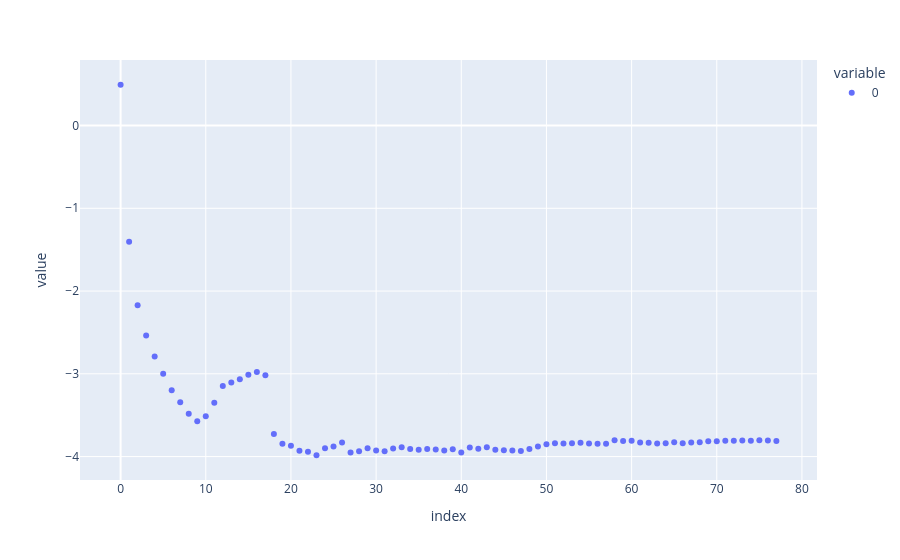

The notebook cell saved with this chart:
### Code cell
power_heat = []
for i in range(70, 88):
    x, y = q, I_array_heat[i] - bkg
    p, cov = curve_fit(power, x[(x > 0.18) * (x < 0.25)], y[(x > 0.18) * (x < 0.25)])
    power_heat.append(p[1])
    
for i in range(len(I_array_iso)):
    x, y = q, I_array_iso[i] - bkg
    p, cov = curve_fit(Spower, x[(x > 0.18) * (x < 0.25)], y[(x > 0.18) * (x < 0.25)])
    power_heat.append(p[1])
px.scatter(power_heat)

### Figure 1 — Plotly figure (JSON) as saved in the notebook; plotly's stock layout.template omitted (floating-point values rounded to 4 significant figures)
{"data": [{"hovertemplate": "variable=0<br>index=%{x}<br>value=%{y}<extra></extra>", "legendgroup": "0", "marker": {"color": "#636efa", "symbol": "circle"}, "mode": "markers", "name": "0", "orientation": "v", "showlegend": true, "type": "scatter", "x": [0, 1, 2, 3, 4, 5, 6, 7, 8, 9, 10, 11, 12, 13, 14, 15, 16, 17, 18, 19, 20, 21, 22, 23, 24, 25, 26, 27, 28, 29, 30, 31, 32, 33, 34, 35, 36, 37, 38, 39, 40, 41, 42, 43, 44, 45, 46, 47, 48, 49, 50, 51, 52, 53, 54, 55, 56, 57, 58, 59, 60, 61, 62, 63, 64, 65, 66, 67, 68, 69, 70, 71, 72, 73, 74, 75, 76, 77], "xaxis": "x", "y": [0.4927, -1.405, -2.173, -2.537, -2.791, -2.998, -3.199, -3.343, -3.483, -3.573, -3.513, -3.349, -3.146, -3.106, -3.066, -3.01, -2.979, -3.019, -3.728, -3.844, -3.87, -3.931, -3.942, -3.984, -3.898, -3.878, -3.831, -3.952, -3.935, -3.9, -3.928, -3.936, -3.902, -3.889, -3.91, -3.917, -3.91, -3.915, -3.926, -3.913, -3.952, -3.889, -3.905, -3.888, -3.919, -3.922, -3.926, -3.931, -3.908, -3.879, -3.85, -3.84, -3.841, -3.84, -3.834, -3.841, -3.844, -3.844, -3.802, -3.813, -3.808, -3.832, -3.832, -3.841, -3.84, -3.826, -3.839, -3.829, -3.826, -3.816, -3.815, -3.809, -3.809, -3.807, -3.808, -3.804, -3.807, -3.811], "yaxis": "y"}], "layout": {"legend": {"title": {"text": "variable"}, "tracegroupgap": 0}, "margin": {"t": 60}, "xaxis": {"anchor": "y", "domain": [0, 1], "title": {"text": "index"}}, "yaxis": {"anchor": "x", "domain": [0, 1], "title": {"text": "value"}}}}
